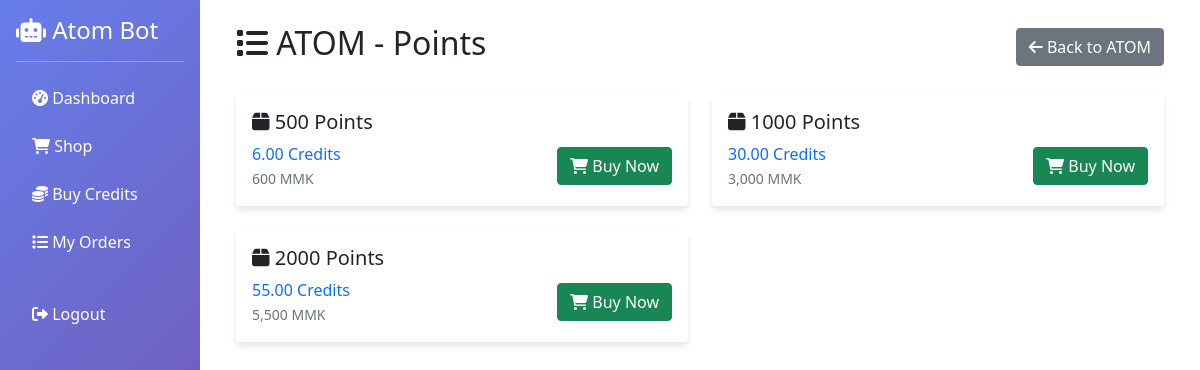
The app's page /shop/ATOM/Points (signed in), older data.
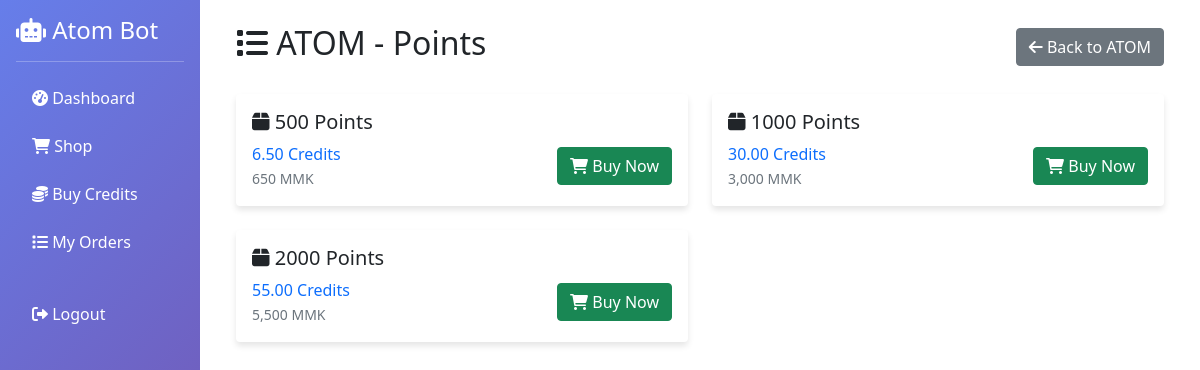
The same page, newer data.
### tables this page shows
CREATE TABLE products (product_id TEXT PRIMARY KEY, operator TEXT NOT NULL, category TEXT NOT NULL, name TEXT NOT NULL, price_mmk INTEGER NOT NULL, extra_info TEXT, is_active INTEGER DEFAULT 1);

### web_app.py (the view)
@app.route('/shop/<operator>/<category>')
def shop_category(operator, category):
    if 'user_id' not in session:
        return redirect(url_for('login'))
    if category == "Beautiful Numbers":
        products = run_async(db.get_beautiful_numbers(operator))
        product_type = 'bnum'
    else:
        products = run_async(db.get_products_in_category(operator, category))
        product_type = 'product'
    products_with_credits = []
    for product in products:
        if product_type == 'bnum':
            prod_id, phone, price = product
            credits = calculate_credit_cost(price)
            products_with_credits.append({
                'id': prod_id,
                'name': phone,
                'price': price,
                'credits': credits,
                'type': 'bnum'
            })
        else:
            prod_id, name, price, extra = product
            credits = calculate_credit_cost(price)
            products_with_credits.append({
                'id': prod_id,
                'name': name,
                'price': price,
                'credits': credits,
                'extra': extra or '',
                'type': 'product'
            })
    return render_template('shop_category.html',
                         operator=operator,
                         category=category,
                         products=products_with_credits)

### database.py (called while the page is built)
async def _db_query(query, params=(), fetchone=False, fetchall=False, commit=False):
    try:
        async with aiosqlite.connect(DB_NAME) as db:
            cursor = await db.execute(query, params)
            if commit: await db.commit(); return True
            if fetchone: return await cursor.fetchone()
            if fetchall: return await cursor.fetchall()
            return await cursor.fetchall()
    except aiosqlite.Error as e: logger.error(f"Database query failed: {e}\nQuery: {query}\nParams: {params}"); return None

async def get_products_in_category(operator: str, category: str):
    return await _db_query("SELECT product_id, name, price_mmk, extra_info FROM products WHERE operator = ? AND category = ? AND is_active = 1", (operator, category), fetchall=True)

### products.py (called while the page is built)
def calculate_credit_cost(price_mmk: int) -> float:
    return round(price_mmk * config.CREDIT_PER_MMK, 2)

### web_app.py (called while the page is built)
def run_async(coro):
    loop = asyncio.new_event_loop()
    asyncio.set_event_loop(loop)
    try:
        return loop.run_until_complete(coro)
    finally:
        loop.close()

### templates/shop_category.html (shortened to what this page needs)
{% extends "base.html" %}
{% block content %}
<div class="d-flex justify-content-between align-items-center mb-4">
    <h2><i class="fas fa-list"></i> {{ operator }} - {{ category }}</h2>
    <a href="{{ url_for('shop_operator', operator=operator) }}" class="btn btn-secondary">
        <i class="fas fa-arrow-left"></i> Back to {{ operator }}
    </a>
</div>
<div class="row">
    {% for product in products %}
    <div class="col-md-6 mb-4">
        <div class="card">
            <div class="card-body">
                <h5 class="card-title">
                    {% if product.type == 'bnum' %}
                        <i class="fas fa-phone"></i> {{ product.name }}
                    {% else %}
                        <i class="fas fa-box"></i> {{ product.name }}
                    {% endif %}
                </h5>
                <div class="d-flex justify-content-between align-items-center">
                    <div>
                        <span class="h6 text-primary">{{ "%.2f"|format(product.credits) }} Credits</span><br>
                        <small class="text-muted">{{ "{:,}".format(product.price) }} MMK</small>
                    </div>
                    <button class="btn btn-success buy-btn"
                            data-id="{{ product.id }}"
                            data-type="{{ product.type }}"
                            data-name="{{ product.name }}"
                            data-credits="{{ product.credits }}">
                        <i class="fas fa-shopping-cart"></i> Buy Now
                    </button>
                </div>
            </div>
        </div>
    </div>
    {% endfor %}
</div>
{% endblock %}

### templates/base.html (shortened to what this page needs)
<!DOCTYPE html>
<html lang="en">
<head>
    <link href="https://cdn.jsdelivr.net/npm/bootstrap@5.1.3/dist/css/bootstrap.min.css" rel="stylesheet">
    <link href="https://cdnjs.cloudflare.com/ajax/libs/font-awesome/6.0.0/css/all.min.css" rel="stylesheet">
</head>
<body>
    <div class="container-fluid">
        <div class="row">
            {% if session.user_id %}
            <div class="col-md-2 sidebar text-white p-3">
                <h4><i class="fas fa-robot"></i> Atom Bot</h4>
                <hr>
                <ul class="nav nav-pills flex-column">
                    <li class="nav-item mb-2">
                        <a href="{{ url_for('dashboard') }}" class="nav-link text-white">
                            <i class="fas fa-tachometer-alt"></i> Dashboard
                        </a>
                    </li>
                    <li class="nav-item mb-2">
                        <a href="{{ url_for('shop') }}" class="nav-link text-white">
                            <i class="fas fa-shopping-cart"></i> Shop
                        </a>
                    </li>
                    <li class="nav-item mb-2">
                        <a href="{{ url_for('credits') }}" class="nav-link text-white">
                            <i class="fas fa-coins"></i> Buy Credits
                        </a>
                    </li>
                    <li class="nav-item mb-2">
                        <a href="{{ url_for('orders') }}" class="nav-link text-white">
                            <i class="fas fa-list"></i> My Orders
                        </a>
                    </li>
                    <li class="nav-item mt-4">
                        <a href="{{ url_for('logout') }}" class="nav-link text-white">
                            <i class="fas fa-sign-out-alt"></i> Logout
                        </a>
                    </li>
                </ul>
            </div>
            <div class="col-md-10">
            {% else %}
            <div class="col-12">
            {% endif %}
                <main class="p-4">
                    {% block content %}{% endblock %}
                </main>
            </div>
        </div>
    </div>
</body>
</html>

### templates/base.html (style rules this page uses)
.sidebar { background: linear-gradient(135deg, #667eea 0%, #764ba2 100%); min-height: 100vh; }
.card { box-shadow: 0 4px 6px rgba(0, 0, 0, 0.1); border: none; }

Row changes from the older to the newer data that the page shows:
changed products "500 Points": credits "6.00" → "6.50"; price "600" → "650"
